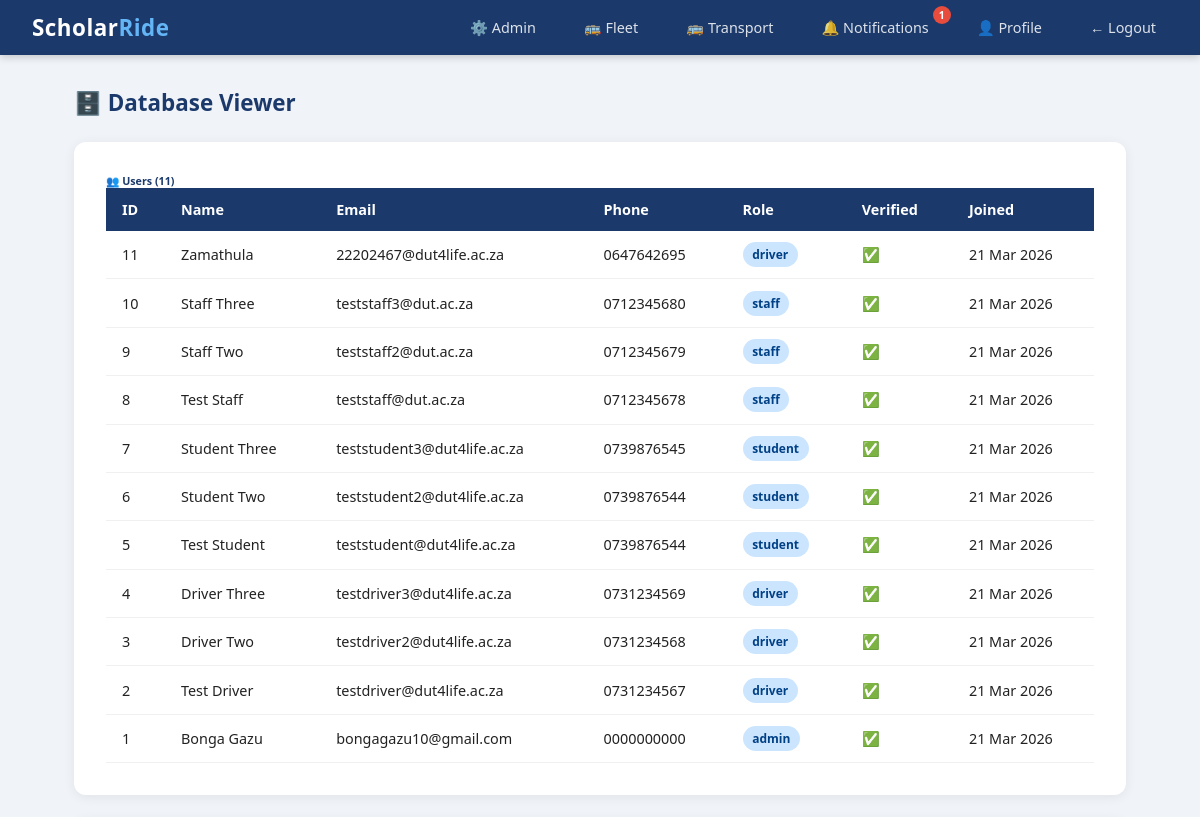
/admin/database (signed in, upper part), run on an earlier commit of the app's database.
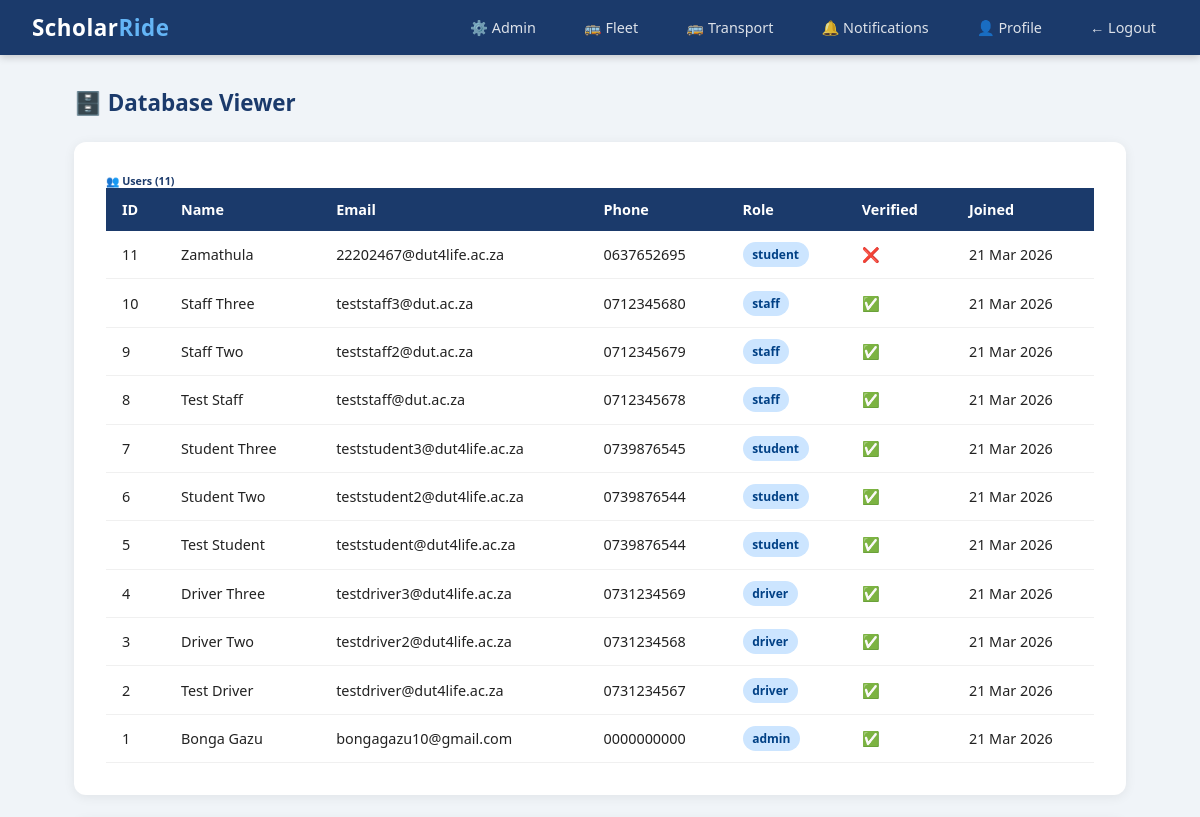
And on a later commit of the database.
### scholar_ride/models.py (models this page shows)
class User(db.Model, UserMixin):
    id = db.Column(db.Integer, primary_key=True)
    student_number = db.Column(db.String(20), unique=True, nullable=True)
    staff_number = db.Column(db.String(20), unique=True, nullable=True)
    full_name = db.Column(db.String(100), nullable=False)
    email = db.Column(db.String(120), unique=True, nullable=False)
    phone = db.Column(db.String(20), nullable=False)
    password_hash = db.Column(db.String(128), nullable=False)
    role = db.Column(db.String(20), default='student')
    department = db.Column(db.String(100), nullable=True)
    verified = db.Column(db.Boolean, default=False)
    approval_status = db.Column(db.String(20), default='pending')
    otp = db.Column(db.String(6), nullable=True)
    created_at = db.Column(db.DateTime, default=datetime.utcnow)
    driver_code = db.Column(db.String(20), nullable=True)
    rides = db.relationship('Ride', backref='driver', lazy=True)
    bookings = db.relationship('Booking', backref='student', lazy=True)

### scholar_ride/routes/admin.py (the view)
@admin.route('/admin/database')
@login_required
@admin_required
def database_viewer():
    from scholar_ride.models import Review
    users = User.query.order_by(User.created_at.desc()).all()
    rides = Ride.query.order_by(Ride.created_at.desc()).all()
    bookings = Booking.query.order_by(Booking.booking_date.desc()).all()
    reviews = Review.query.order_by(Review.created_at.desc()).all()
    disputes = Dispute.query.order_by(Dispute.created_at.desc()).all()
    announcements = Announcement.query.order_by(Announcement.created_at.desc()).all()
    return render_template('admin/database.html',
        users=users,
        rides=rides,
        bookings=bookings,
        reviews=reviews,
        disputes=disputes,
        announcements=announcements
    )

### scholar_ride/models.py (called while the page is built)
@login_manager.user_loader
def load_user(user_id):
    return User.query.get(int(user_id))

### scholar_ride/routes/admin.py (called while the page is built)
def admin_required(f):
    from functools import wraps
    @wraps(f)
    def decorated(*args, **kwargs):
        if not current_user.is_authenticated or current_user.role != 'admin':
            flash('Admin access required.', 'danger')
            return redirect('/rides')
        return f(*args, **kwargs)
    return decorated

### scholar_ride/templates/admin/database.html (shortened to what this page needs)
{% extends "base.html" %}
{% block content %}
<div class="page-header">
    <h4>🗄️ Database Viewer</h4>
</div>
<div class="card p-3 mb-4">
    <h6 style="color:#1B3A6B;" class="mb-3">👥 Users ({{ users|length }})</h6>
    <table>
        <thead>
            <tr>
                <th>ID</th>
                <th>Name</th>
                <th>Email</th>
                <th>Phone</th>
                <th>Role</th>
                <th>Verified</th>
                <th>Joined</th>
            </tr>
        </thead>
        <tbody>
            {% for u in users %}
            <tr>
                <td>{{ u.id }}</td>
                <td>{{ u.full_name }}</td>
                <td>{{ u.email }}</td>
                <td>{{ u.phone }}</td>
                <td><span class="badge badge-primary">{{ u.role }}</span></td>
                <td>{% if u.verified %}✅{% else %}❌{% endif %}</td>
                <td>{{ u.created_at.strftime('%d %b %Y') }}</td>
            </tr>
            {% endfor %}
        </tbody>
    </table>
</div>
{% endblock %}

What changed in the data, as far as the page shows it:
changed User "Zamathula": phone "0647642695" → "0637652695"; role "driver" → "student"; verified "✅" → "❌"
Also different on the page:
{{ unread_count }}: "1" → (not shown)
